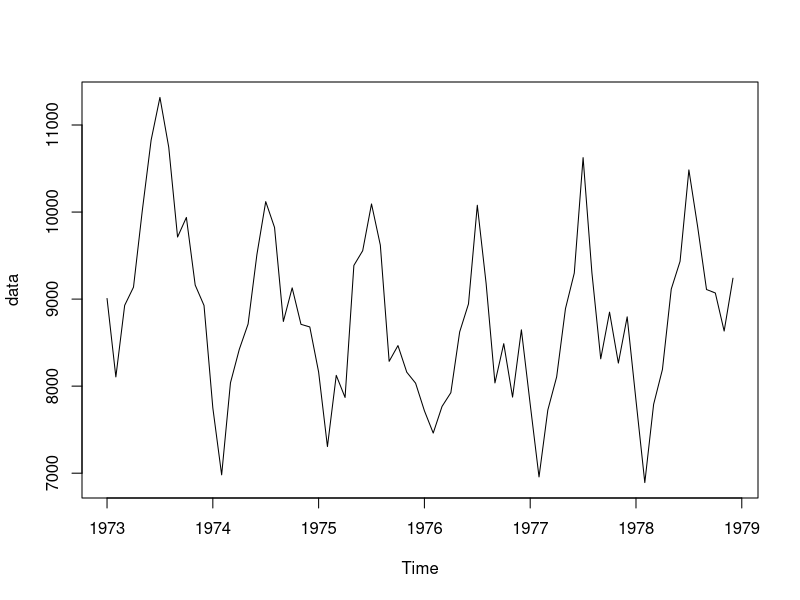
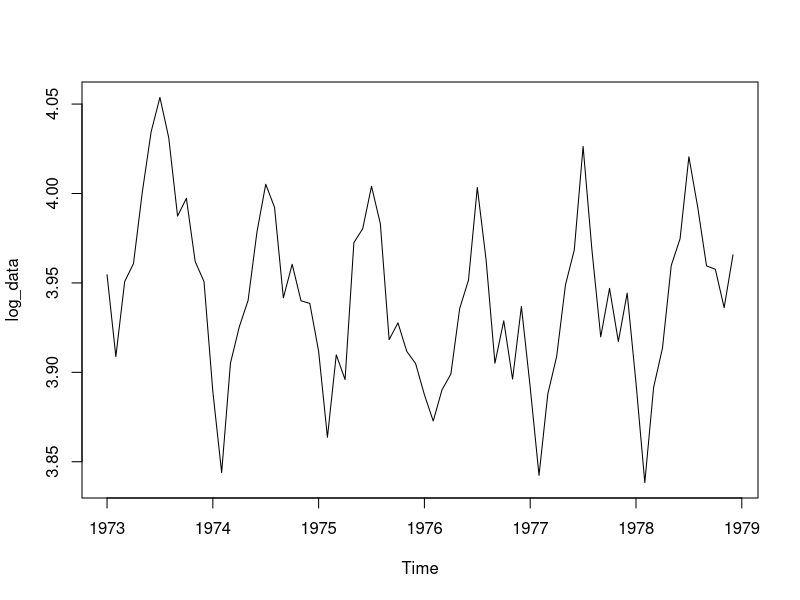
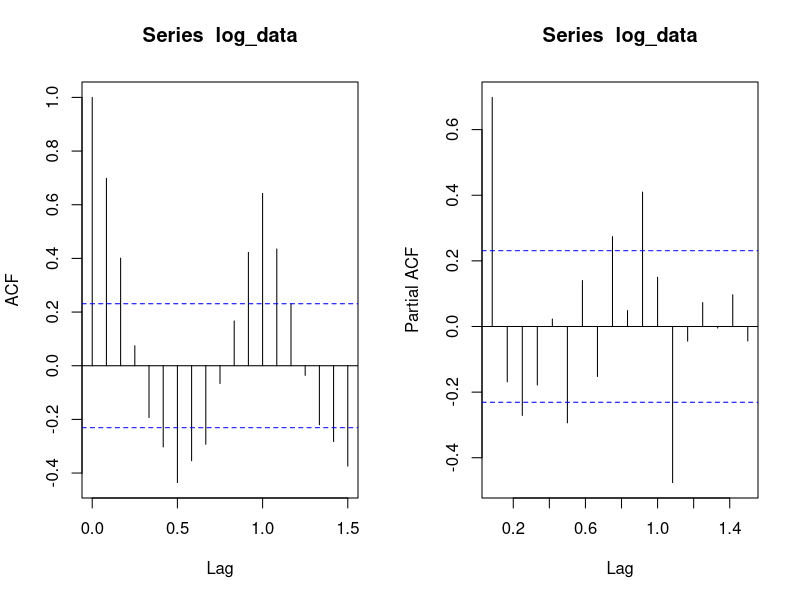
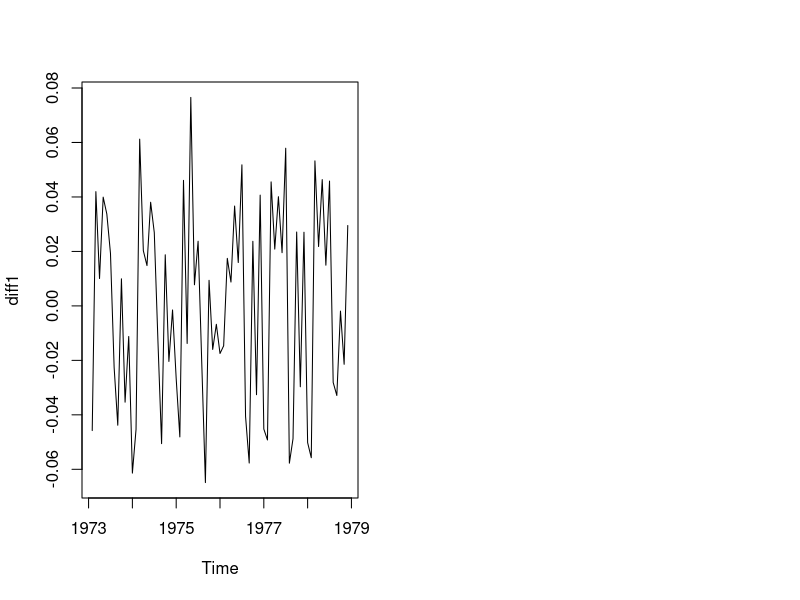
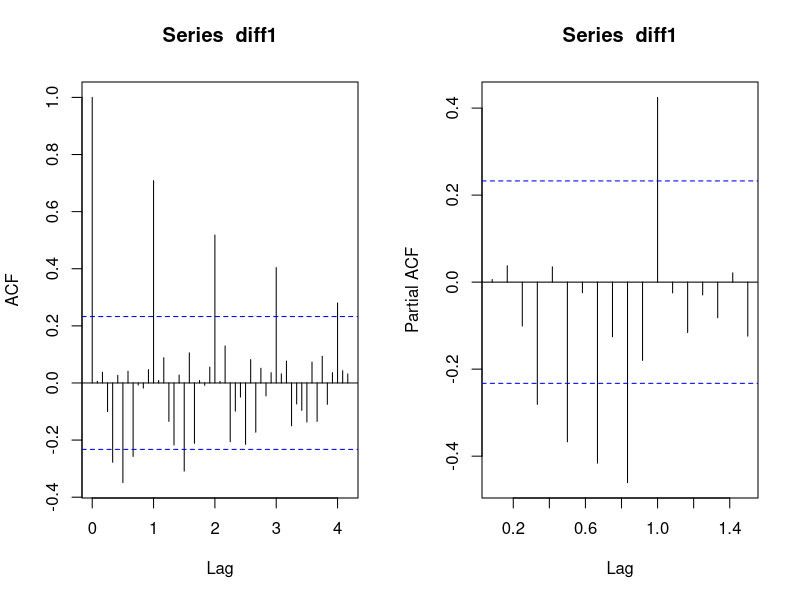
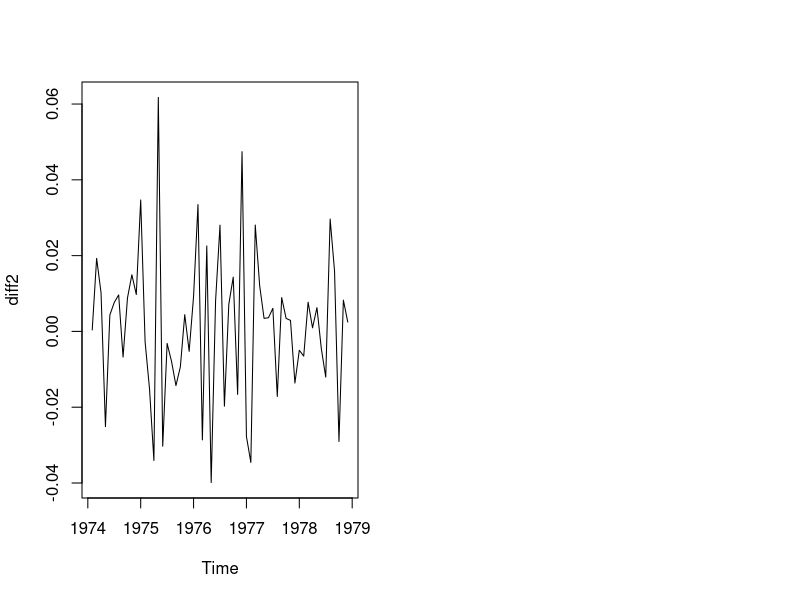
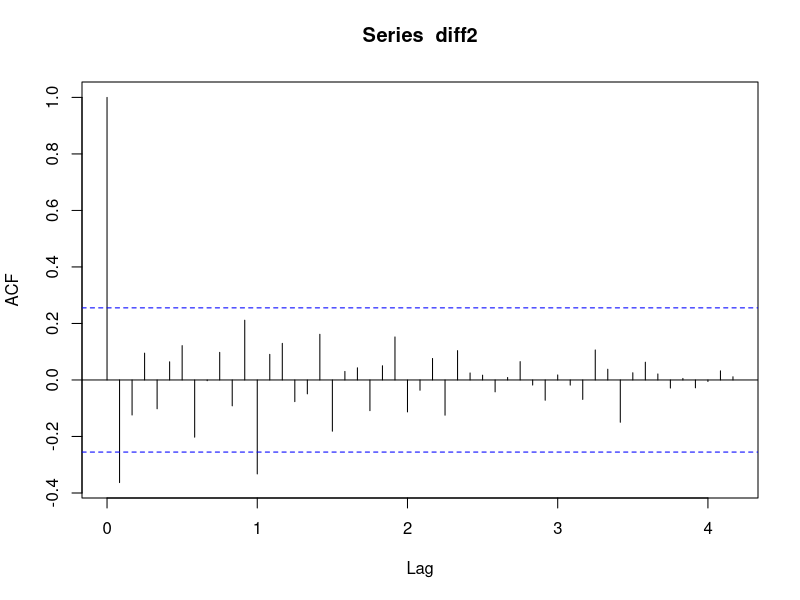
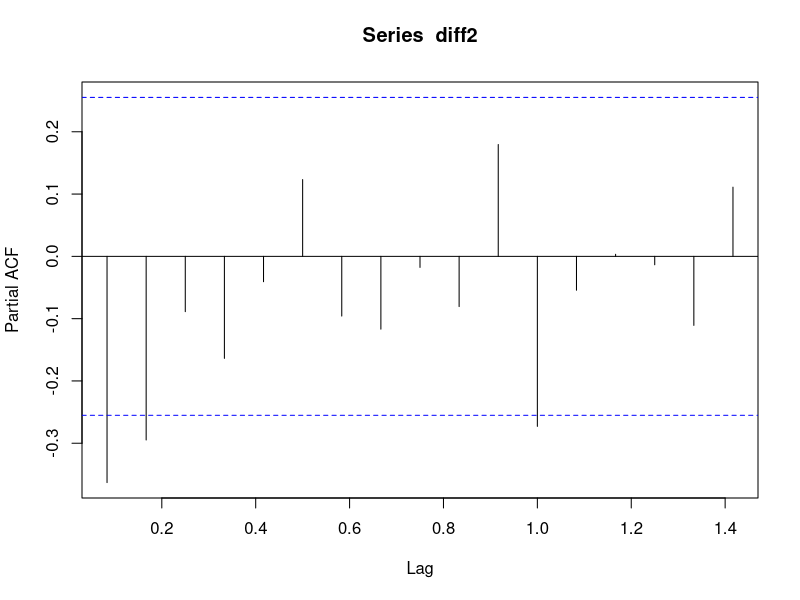

Recreate these plots in R, in order.
library(tseries)
library(forecast)
data= USAccDeaths
View(data)
plot(data)
dim(data) #dimension of the data
log_data=log10(data) #Special type of scaling done
plot(log_data)
par(mfrow=c(1,2))
acf(log_data)
pacf(log_data)

diff1 <- diff(log_data, differences = 1)
plot.ts(diff1)
par(mfrow=c(1,2))
acf(diff1, lag.max = 50)
pacf(diff1)

diff2 <- diff(diff1, lag = 12)
plot(diff2)
par(mfrow=c(1,1))
acf(diff2, lag.max = 50)
pacf(diff2)

auto_model= auto.arima(log_data, seasonal = TRUE, stepwise = FALSE)
summary(auto_model)
auto_model$residuals
forecast_value=forecast(auto_model,h=12)
print(forecast_value)

# Extracting parameters for Section C Question 2 & 3
theta <- coef(auto_model)["ma1"]
Theta <- coef(auto_model)["sma1"]
cat("Non-seasonal MA (theta):", theta, "\n")
cat("Seasonal MA (Theta):", Theta, "\n")

original_forecast <- 10^(forecast_value$mean)
print(original_forecast)

cat("\n--- Corrected Accuracy (Original Scale) ---\n")
accuracy(10^fitted(auto_model), data)
